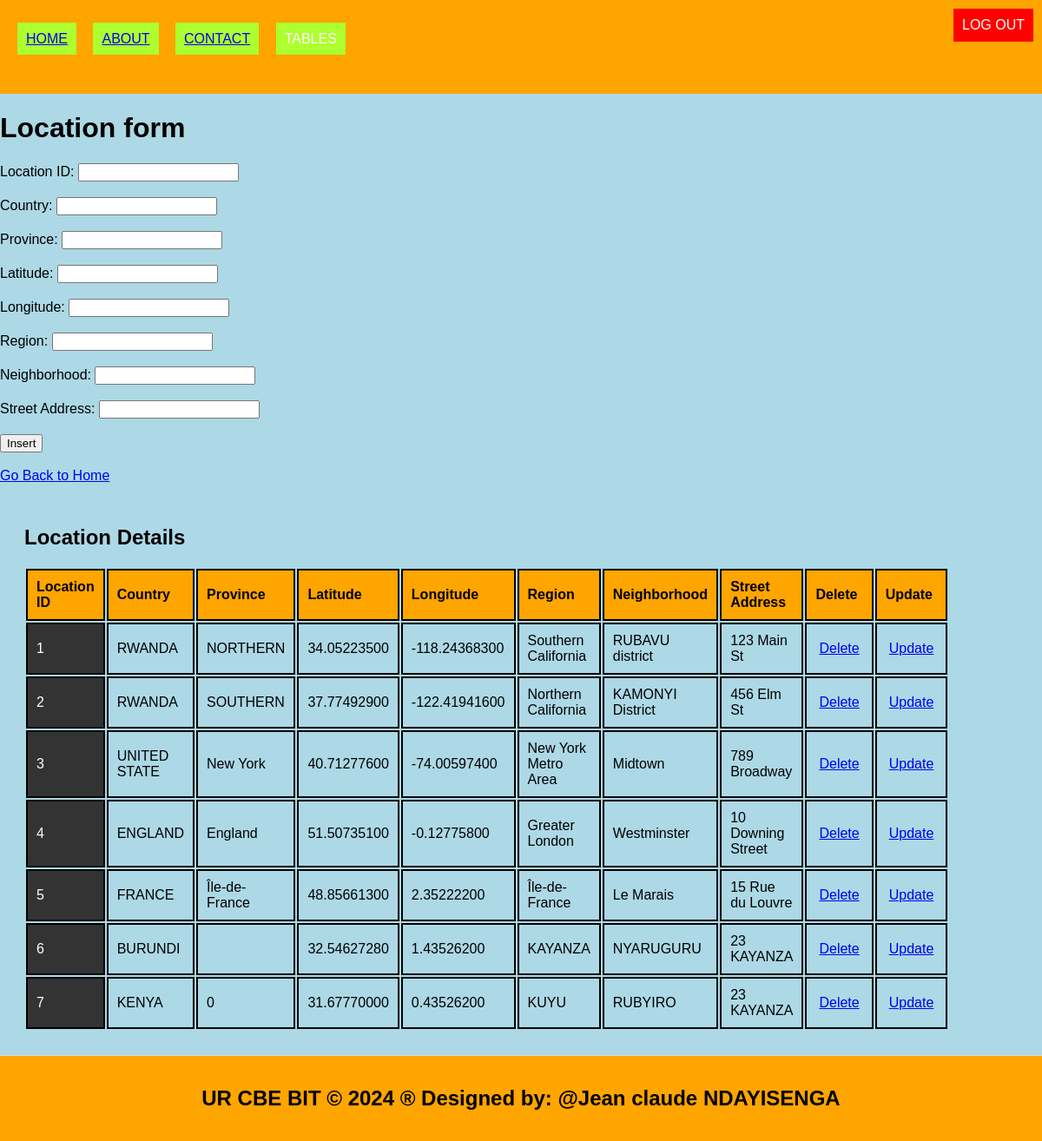
The app's page /locations.php with its own data.
### tables this page shows
CREATE TABLE `locations` (
  `location_id` int(11) NOT NULL,
  `country` varchar(255) NOT NULL,
  `province` varchar(255) DEFAULT NULL,
  `latitude` decimal(10,8) DEFAULT NULL,
  `longitude` decimal(11,8) DEFAULT NULL,
  `region` varchar(255) DEFAULT NULL,
  `neighborhood` varchar(255) DEFAULT NULL,
  `street_address` varchar(255) DEFAULT NULL
);

### locations.php (the view, shortened to what this page needs)
<!DOCTYPE html>
<html lang="en">
<head>
  <link rel="stylesheet" type="text/css" href="style.css">
</head>
<body style="background-color: lightblue;">
  <header>
    <button onclick="window.location.href='logout.php'" style="position: absolute; top: 10px; right: 10px;">Logout</button>
    <ul style="list-style-type: none; padding: 0;">
      <li style="display: inline; margin-right: 10px;">
        <ul style="list-style-type: none; padding: 0;">
          <li style="display: inline; margin-right: 8px;padding: 10px; color: white; background-color: greenyellow; text-decoration: none; margin-right: 15px;"><a href="./home.html">HOME</a></li>
          <li style="display: inline; margin-right: 10px;padding: 10px; color: white; background-color: greenyellow; text-decoration: none; margin-right: 15px;"><a href="./about.html">ABOUT</a></li>
          <li style="display: inline; margin-right: 10px;padding: 10px; color: white; background-color: greenyellow; text-decoration: none; margin-right: 15px;"><a href="./contact.html">CONTACT</a></li>
          <li class="dropdown" style="display: inline;">
            <a href="#" style="padding: 10px; color: white; background-color: greenyellow; text-decoration: none; margin-right: 15px;"> TABLES </a>
          </li>
        </ul>
      </li>
    </ul>
    <a class="logout"href="logout.php" style="padding: 10px; color: white; background: red; text-decoration: none;">LOG OUT</a>
  </header>
  <body style="background-color: yellowgreen;">
    <h1>Location form</h1>
    <form method="post" onsubmit="return confirmInsert();">
      <label for="location_id">Location ID:</label>
      <input type="number" id="location_id" name="location_id" required><br><br>
      <label for="country">Country:</label>
      <input type="text" id="country" name="country" required><br><br>
      <label for="province">Province:</label>
      <input type="text" id="province" name="province" required><br><br>
      <label for="latitude">Latitude:</label>
      <input type="number" id="latitude" name="latitude" step="any" required><br><br>
      <label for="longitude">Longitude:</label>
      <input type="number" id="longitude" name="longitude" step="any" required><br><br>
      <label for="region">Region:</label>
      <input type="text" id="region" name="region"><br><br>
      <label for="neighborhood">Neighborhood:</label>
      <input type="text" id="neighborhood" name="neighborhood"><br><br>
      <label for="street_address">Street Address:</label>
      <input type="text" id="street_address" name="street_address"><br><br>
      <input type="submit" name="add" value="Insert"><br><br>
      <a href="./home.html">Go Back to Home</a>
    </form>
    <?php
    include('database_connection.php');
    ?>
    <section>
      <h2>Location Details</h2>
      <table>
        <tr>
          <th>Location ID</th>
          <th>Country</th>
          <th>Province</th>
          <th>Latitude</th>
          <th>Longitude</th>
          <th>Region</th>
          <th>Neighborhood</th>
          <th>Street Address</th>
          <th>Delete</th>
          <th>Update</th>
        </tr>
        <?php
        $sql = "SELECT * FROM locations";
        $result = $connection->query($sql);
        if ($result->num_rows > 0) {
          while ($row = $result->fetch_assoc()) {
           echo "<tr>
      <td>{$row['location_id']}</td>
      <td>{$row['country']}</td>
      <td>{$row['province']}</td>
      <td>{$row['latitude']}</td>
      <td>{$row['longitude']}</td>
      <td>{$row['region']}</td>
      <td>{$row['neighborhood']}</td>
      <td>{$row['street_address']}</td>
      <td><a style='padding:4px' href='delete_location.php?listing_id={$row['location_id']}'>Delete</a></td>
      <td><a style='padding:4px' href='update_location.php?listing_id={$row['location_id']}'>Update</a></td>
    </tr>";
  }
} else {
  echo "<tr><td colspan='8'>No data found</td></tr>";
}
?>
      </table>
    </section>
    <footer>
      <h2>UR CBE BIT &copy; 2024 &reg; Designed by: @Jean claude NDAYISENGA</h2>
    </footer>
  </body>
</html>

### style.css (style rules this page uses)
body { font-family: Arial, sans-serif; margin: 0; padding: 0; }
.dropdown { position: relative; display: none; margin-right: 15px; }
body { font-family: Arial,sans-serif; margin:0; padding:0; }
header { background-color:orange; padding: 20px; }
footer { text-align: center; padding: 15px; background-color:orange; }
.dropdown { position: right; display:right; direction:rtl; }
section { padding:28px; border-bottom: 1px solid #ddd; }

### locations.php (style rules this page uses)
.logout { position: absolute; top: 10px; right: 10px; }
table { width: 75%; border-collapse: revert; }
td:first-child { background-color: #333333; color: #ffffff; }
td { padding: 8px; border-bottom: 1px solid #dddddd; }
th, td { border: 2px solid black; padding: 10px; text-align: left; }
th { background-color: orange; }

### records on screen
locations: location_id "1", country "RWANDA", province "NORTHERN", latitude "34.05223500", longitude "-118.24368300", region "Southern California", neighborhood "RUBAVU district", street_address "123 Main St"
locations: location_id "2", country "RWANDA", province "SOUTHERN", latitude "37.77492900", longitude "-122.41941600", region "Northern California", neighborhood "KAMONYI District", street_address "456 Elm St"
locations: location_id "3", country "UNITED STATE", province "New York", latitude "40.71277600", longitude "-74.00597400", region "New York Metro Area", neighborhood "Midtown", street_address "789 Broadway"
locations: location_id "4", country "ENGLAND", province "England", latitude "51.50735100", longitude "-0.12775800", region "Greater London", neighborhood "Westminster", street_address "10 Downing Street"
locations: location_id "5", country "FRANCE", province "Île-de-France", latitude "48.85661300", longitude "2.35222200", region "Île-de-France", neighborhood "Le Marais", street_address "15 Rue du Louvre"
locations: location_id "6", country "BURUNDI", latitude "32.54627280", longitude "1.43526200", region "KAYANZA", neighborhood "NYARUGURU", street_address "23 KAYANZA"
locations: location_id "7", country "KENYA", province "0", latitude "31.67770000", longitude "0.43526200", region "KUYU", neighborhood "RUBYIRO", street_address "23 KAYANZA"
